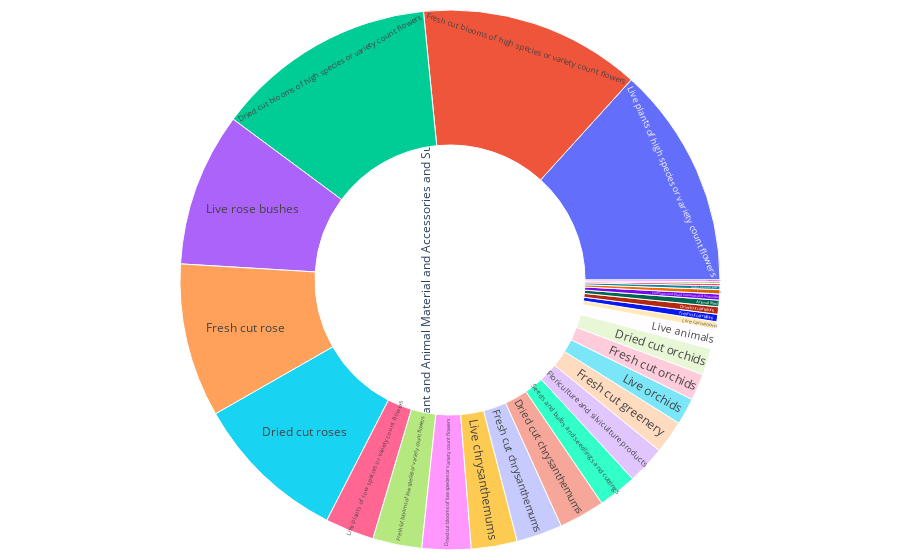

The cell this chart's notebook holds for it:
### Code cell
node = root.children[0]

print(format_node(node))

display_tree(node, max_depth=2)

### Figure 1 — Plotly figure (JSON) as saved in the notebook; plotly's stock layout.template omitted (floating-point values rounded to 4 significant figures; data arrays with more than 128 entries replaced by an {"elided": "..."} marker saying what was removed)
{"data": [{"domain": {"x": [0, 1], "y": [0, 1]}, "hovertemplate": "label=%{label}<br>parent=%{parent}<extra></extra>", "labels": {"elided": "8188 str values"}, "maxdepth": 2, "name": "", "parents": {"elided": "8188 str values"}, "type": "sunburst"}], "layout": {"legend": {"tracegroupgap": 0}, "margin": {"b": 10, "l": 10, "r": 10, "t": 10}}}
